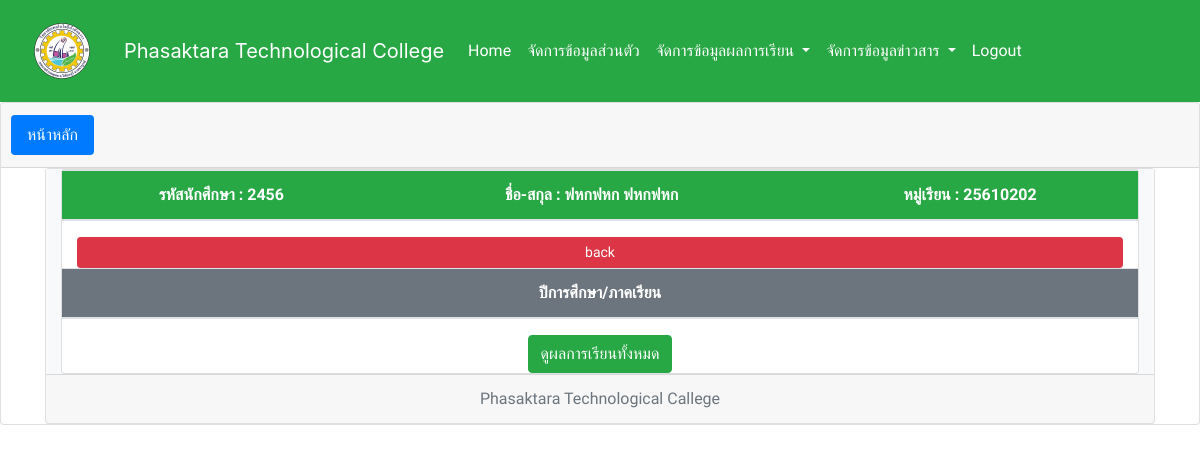
/do_grade.php?s_username=2456 (signed in), run on the app's committed database.
### tables this page shows
CREATE TABLE `student` (
  `s_username` varchar(13) NOT NULL,
  `s_password` varchar(20) NOT NULL,
  `s_name` varchar(50) NOT NULL,
  `s_idcard` varchar(13) NOT NULL,
  `s_address` text NOT NULL,
  `s_tel` varchar(10) NOT NULL,
  `s_email` varchar(50) NOT NULL,
  `s_year` varchar(4) NOT NULL,
  `s_hbd` date NOT NULL,
  `s_brethren` int(11) NOT NULL,
  `st_id` char(1) NOT NULL,
  `s_child` varchar(2) NOT NULL,
  `class_id` int(11) NOT NULL,
  `f_id` varchar(13) NOT NULL,
  `m_id` varchar(13) NOT NULL,
  `pa_id` varchar(13) NOT NULL,
  `s_pic` varchar(200) NOT NULL
);

CREATE TABLE `class` (
  `class_id` int(11) NOT NULL,
  `class_name` varchar(50) NOT NULL,
  `b_id` tinyint(4) NOT NULL
);

### do_grade.php (the view, shortened to what this page needs)
<?php
if(isset($_SESSION["valid_uname"]) && isset($_SESSION["valid_pwd"]) && isset($_SESSION["userlevel"])  == '2'){
include "connect.php";
include "include/head_menu_grade.php";
$s_username = $_GET['s_username'];
$sql = "SELECT *
				FROM student
				inner join class as class on (student.class_id = class.class_id)
					WHERE s_username = '$s_username'";
$result = mysqli_query($conn, $sql)
  or die("3.ไม่สามารถประมวลผลคำสั่งได้") . mysqli_error();
  $rs = mysqli_fetch_array($result)
?><head>
</head>
<div class="card text-center">
  <div class="card-header">
    <ul class="nav nav-pills card-header-pills">
      <li class="nav-item">
        <a class="nav-link active" href="showgrade_first.php">หน้าหลัก</a>
      </li>
    </ul>
  </div>
  <div class="container" >
    <div class="card text-center">
      <div class="container-fluid h-100 bg-light text-dark">
        <div class="card text" style="max-width: 1200px;">
          <div class="row no-gutters">
            <div class="col-md-12">
            <table class="table table-hover" >
                <thead>
                  <tr class="bg-success text-white">
                  	<th scope="col">รหัสนักศึกษา : <?php echo"$rs[s_username]"; ?></th>
                    <th scope="col">ชื่อ-สกุล : <?php echo"$rs[s_name]"; ?></th>
                    <th scope="col">หมู่เรียน : <?php echo"$rs[class_name]"; ?></th>
                </thead>
              <table class="table table-hover"  >
                <thead>
                  <tr class="bg-secondary text-white">
                    <th scope="col">ปีการศึกษา/ภาคเรียน</th>
                  </tr>
                </thead>
                 <div class="col"><button class="col btn btn-danger btn-sm float-left" input type="button" onclick=window.history.back() >back</button></div>
              </table>
               <tbody>
                    <tr>
                      <td><?php echo "<a href=\"do_grade_year.php?s_username=$rs[s_username]\">"; ?>
                      <button type="button" class="btn btn-success">ดูผลการเรียนทั้งหมด</button>
                      <?php echo "</a>"; ?></td>
                    </tr>
                </tbody>
            </div>
          </div>
        </div>
      </div>
      <div class="card-footer text-muted">
        Phasaktara Technological Callege
      </div>
            <?php
} else {
    echo "<script> alert('Please Login');window.location = 'index.php';</script>";
    exit();
}
?>

### include/head_menu_grade.php (style rules this page uses)
body, h1, h2, div, h3, h4, p { font-family: 'Sarabun'; }

### data on the page
student: s_username "2456", s_name "ฟหกฟหก ฟหกฟหก", class.class_name "25610202"
